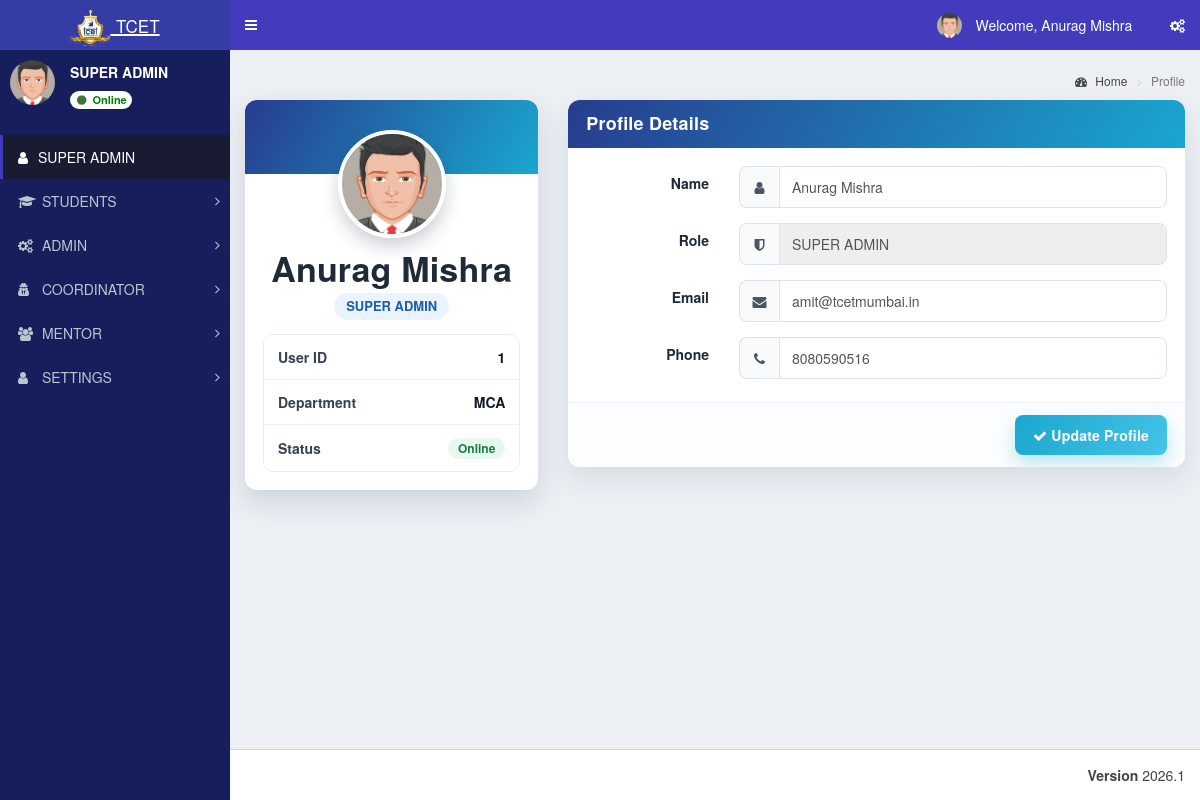
Page /admin/profile.php (signed in) on the committed database.
### tables this page shows
CREATE TABLE `st_role_master` (
  `role_id` int(11) NOT NULL,
  `role_name` varchar(100) NOT NULL
);

CREATE TABLE `st_menu_master` (
  `menu_id` int(11) NOT NULL,
  `menu_name` varchar(100) NOT NULL,
  `menu_icon` varchar(100) NOT NULL DEFAULT 'fa fa-folder'
);

CREATE TABLE `st_login` (
  `login_id` int(11) NOT NULL,
  `username` varchar(200) NOT NULL,
  `password` varchar(255) NOT NULL,
  `user_id` int(11) NOT NULL,
  `created_at` timestamp NOT NULL DEFAULT current_timestamp()
);

CREATE TABLE `st_user_master` (
  `user_id` int(11) NOT NULL,
  `user_name` varchar(150) NOT NULL,
  `email_id` varchar(200) NOT NULL,
  `phone_number` varchar(15) DEFAULT NULL,
  `department_id` int(11) NOT NULL,
  `role_id` int(11) NOT NULL,
  `student_id` int(11) NOT NULL,
  `is_first_login` tinyint(1) DEFAULT 1
);

CREATE TABLE `st_department_master` (
  `department_id` int(11) NOT NULL,
  `department_name` varchar(150) NOT NULL,
  `date` timestamp NOT NULL DEFAULT current_timestamp() ON UPDATE current_timestamp()
);

### database/db_connect.php (called while the page is built, shortened)
<?php
class DBController
{
    public $host = "localhost";
    public $user = "root";
    public $password = "";
    public $database = "tcet_st";
    function __construct()
    {
        $this->conn = $this->connectDB();
    }
    function connectDB()
    {
      $conn = @mysqli_connect($this->host,$this->user,$this->password,$this->database);
      return $conn;
    }
}
?>

### admin/profile.php (the view, shortened to what this page needs)
<?php
include "header/header.php";
$currentUserId = intval($userid ?? 0);
$currentRoleId = intval($usertype ?? 0);
$profileData = array(
  'username' => (string) ($username ?? ''),
  'role_name' => (string) ($role_name ?? ''),
  'email_id' => '',
  'phone_number' => '',
  'department_name' => ''
);
if ($currentUserId > 0 && $currentRoleId > 0) {
    $profileSql = "SELECT l.username, r.role_name, u.user_name, u.email_id, u.phone_number, d.department_name
                   FROM st_login l
                   LEFT JOIN st_user_master u ON u.user_id = l.user_id
                   LEFT JOIN st_role_master r ON r.role_id = u.role_id
                   LEFT JOIN st_department_master d ON d.department_id = u.department_id
                   WHERE l.user_id = ?
                   LIMIT 1";
  $profileStmt = mysqli_prepare($db_handle->conn, $profileSql);
  if ($profileStmt) {
      mysqli_stmt_bind_param($profileStmt, 'i', $currentUserId);
    mysqli_stmt_execute($profileStmt);
    $profileResult = mysqli_stmt_get_result($profileStmt);
    if ($profileResult && ($row = mysqli_fetch_assoc($profileResult))) {
      $displayName = trim((string) ($row['user_name'] ?? ''));
      $profileData['username'] = $displayName;
      $profileData['role_name'] = (string) ($row['role_name'] ?? $profileData['role_name']);
      $profileData['email_id'] = (string) ($row['email_id'] ?? '');
      $profileData['phone_number'] = (string) ($row['phone_number'] ?? '');
      $profileData['department_name'] = (string) ($row['department_name'] ?? '');
    }
  }
}
?>
<div class="content-wrapper">
  <section class="content-header">
    <ol class="breadcrumb">
      <li><a href="index.php"><i class="fa fa-dashboard"></i> Home</a></li>
      <li class="active">Profile</li>
    </ol>
  </section>
  <section class="content" style="margin-top: 20px;">
    <div class="row">
      <div class="col-md-4">
        <div class="box profile-summary-card">
          <div class="box-body box-profile text-center profile-summary-body">
            <img class="profile-avatar" src="dist/img/user2-160x160.jpg" alt="User profile picture">
            <h3 class="profile-display-name text-center"><?php echo htmlspecialchars($profileData['username']); ?></h3>
            <div class="profile-role-pill"><?php echo htmlspecialchars($profileData['role_name']); ?></div>
            <div class="profile-meta-box">
              <div class="profile-meta-row">
                <span class="profile-meta-label">User ID</span>
                <span class="profile-meta-value"><?php echo intval($currentUserId); ?></span>
              </div>
              <div class="profile-meta-row">
                <span class="profile-meta-label">Department</span>
                <span class="profile-meta-value"><?php echo htmlspecialchars($profileData['department_name'] !== '' ? $profileData['department_name'] : 'N/A'); ?></span>
              </div>
              <div class="profile-meta-row">
                <span class="profile-meta-label">Status</span>
                <span class="profile-meta-value"><span class="profile-online-pill">Online</span></span>
              </div>
            </div>
          </div>
        </div>
      </div>
      <div class="col-md-8">
        <div class="box profile-form-card">
          <div class="box-header with-border">
            <h3 class="box-title">Profile Details</h3>
          </div>
          <form class="form-horizontal" method="POST">
            <div class="box-body">
              <div class="form-group">
                <label class="col-sm-3 control-label">Name</label>
                <div class="col-sm-9">
                  <div class="input-group profile-input-group">
                    <span class="input-group-addon"><i class="fa fa-user"></i></span>
                    <input type="text" class="form-control" name="profile_name" value="<?php echo htmlspecialchars($profileData['username']); ?>" required>
                  </div>
                </div>
              </div>
              <div class="form-group">
                <label class="col-sm-3 control-label">Role</label>
                <div class="col-sm-9">
                  <div class="input-group profile-input-group">
                    <span class="input-group-addon"><i class="fa fa-shield"></i></span>
                    <input type="text" class="form-control" value="<?php echo htmlspecialchars($profileData['role_name']); ?>" readonly>
                  </div>
                </div>
              </div>
              <div class="form-group">
                <label class="col-sm-3 control-label">Email</label>
                <div class="col-sm-9">
                  <div class="input-group profile-input-group">
                    <span class="input-group-addon"><i class="fa fa-envelope"></i></span>
                    <input type="email" class="form-control" name="profile_email" value="<?php echo htmlspecialchars($profileData['email_id']); ?>" placeholder="Enter email">
                  </div>
                </div>
              </div>
              <div class="form-group">
                <label class="col-sm-3 control-label">Phone</label>
                <div class="col-sm-9">
                  <div class="input-group profile-input-group">
                    <span class="input-group-addon"><i class="fa fa-phone"></i></span>
                    <input type="text" class="form-control" name="profile_phone" value="<?php echo htmlspecialchars($profileData['phone_number']); ?>" placeholder="Enter phone number">
                  </div>
                </div>
              </div>
            </div>
            <div class="box-footer">
              <button type="submit" class="pull-right profile-save-btn"><i class="fa fa-check"></i> Update Profile</button>
            </div>
          </form>
        </div>
      </div>
    </div>
  </section>
</div>
<?php include "header/footer.php"; ?>

### admin/header/header.php (shortened to what this page needs)
<?php
include_once("../database/db_connect.php");
$db_handle = new DBController();
$sessionLoginId = intval($_SESSION['user_login_id'] ?? $_SESSION['user_session'] ?? 0);
$username = '';
$userid = 0;
$usertype = 0;
$sql = "SELECT l.login_id, l.username, l.user_id, u.role_id, u.user_name, r.role_name
	    FROM st_login l
	    LEFT JOIN st_user_master u ON u.user_id = l.user_id
	    LEFT JOIN st_role_master r ON r.role_id = u.role_id
	    WHERE l.login_id='" . $sessionLoginId . "' LIMIT 1";
$result = mysqli_query($db_handle->conn, $sql);
if ($result && $result->num_rows > 0) {
	$row = $result->fetch_assoc();
	$username = $row['username'];
	$userid = intval($row['user_id']);
	$usertype = intval($row['role_id']);
}
$name = $username;
$profileSql = "SELECT COALESCE(NULLIF(TRIM(u.user_name), ''), l.username) AS user_name
			   FROM st_login l
			   LEFT JOIN st_user_master u ON u.user_id = l.user_id
			   WHERE l.user_id = $userid LIMIT 1";
$profileResult = mysqli_query($db_handle->conn, $profileSql);
if ($profileResult && ($profileRow = mysqli_fetch_assoc($profileResult))) {
	$profileName = trim((string)($profileRow['user_name'] ?? ''));
	if ($profileName !== '') {
		$name = $profileName;
	}
}
$sql = "SELECT role_name FROM st_role_master WHERE role_id = ? LIMIT 1";
$stmt = mysqli_prepare($db_handle->conn, $sql);
if ($stmt) {
	mysqli_stmt_bind_param($stmt, 'i', $usertype);
	mysqli_stmt_execute($stmt);
	$result = mysqli_stmt_get_result($stmt);
	if ($row = mysqli_fetch_assoc($result)) {
		$role_name = $row['role_name'];
	}
}
$dashboardRoute = ($usertype === 5) ? 'student_dashboard.php' : 'index.php';
?>
<!DOCTYPE html>
<html>
<head>
	<link rel="stylesheet" href="bootstrap/css/bootstrap.min.css">
	<link rel="stylesheet" href="https://cdnjs.cloudflare.com/ajax/libs/font-awesome/4.5.0/css/font-awesome.min.css">
	<link rel="stylesheet" href="https://cdnjs.cloudflare.com/ajax/libs/ionicons/2.0.1/css/ionicons.min.css">
	<link rel="stylesheet" href="dist/css/AdminLTE.min.css">
	<link rel="stylesheet" href="dist/css/skins/_all-skins.min.css">
	<link rel="stylesheet" href="plugins/iCheck/flat/blue.css">
	<link rel="stylesheet" href="plugins/morris/morris.css">
	<link rel="stylesheet" href="plugins/jvectormap/jquery-jvectormap-1.2.2.css">
	<link rel="stylesheet" href="plugins/datepicker/datepicker3.css">
	<link rel="stylesheet" href="plugins/daterangepicker/daterangepicker.css">
	<link rel="stylesheet" href="plugins/bootstrap-wysihtml5/bootstrap3-wysihtml5.min.css">
</head>
<body class="hold-transition skin-blue sidebar-mini">
	<div class="wrapper">
		<header class="main-header">
			<a href="<?php echo $dashboardRoute; ?>" class="logo">
				<span class="logo-lg"><img src="images/booklogo.webp" class="py-2" height="40px" /> <small>TCET</small></span>
			</a>
			<nav class="navbar navbar-static-top">
				<a href="#" class="sidebar-toggle" data-toggle="offcanvas" role="button">
				</a>
				<div class="navbar-custom-menu">
					<ul class="nav navbar-nav">
						<li class="dropdown user user-menu">
							<a href="#" class="dropdown-toggle" data-toggle="dropdown">
								<img src="dist/img/user2-160x160.jpg" class="user-image" alt="User Image">
								<span class="hidden-xs">&nbsp;Welcome, <?php echo $name; ?> &nbsp;</span>
							</a>
						</li>
						<li>
							<a href="#" data-toggle="control-sidebar"><i class="fa fa-gears"></i></a>
						</li>
					</ul>
				</div>
			</nav>
		</header>
		<aside class="main-sidebar">
			<section class="sidebar">
				<div class="user-panel">
					<div class="pull-left image">
						<img src="dist/img/user2-160x160.jpg" class="img-circle" alt="User Image">
					</div>
					<div class="pull-left info">
						<p><span><?php echo htmlspecialchars($role_name); ?></span></p>
						<a class="badge" href="#" style="background:white; color: green;">
							<i class="fa fa-circle text-success"></i> Online
						</a>
					</div>
				</div>
				<br />
				<?php include "side_menu.php"; ?>
		</aside>

### admin/header/side_menu.php (shortened to what this page needs)
<?php
function sidebar_has_column($conn, $table, $column)
{
	$escapedColumn = mysqli_real_escape_string($conn, $column);
	$result = mysqli_query($conn, "SHOW COLUMNS FROM $table LIKE '$escapedColumn'");
	$exists = ($result && mysqli_num_rows($result) > 0);
	return $exists;
}
$menuHasIconColumn = sidebar_has_column($db_handle->conn, 'st_menu_master', 'menu_icon');
$subMenuHasIconColumn = sidebar_has_column($db_handle->conn, 'st_sub_menu_master', 'sub_menu_icon');
$subMenuHasRouteColumn = sidebar_has_column($db_handle->conn, 'st_sub_menu_master', 'sub_menu_route');
$menuTree = array();
$menuIconSelect = $menuHasIconColumn
	? "COALESCE(NULLIF(TRIM(m.menu_icon), ''), 'fa fa-folder') AS menu_icon"
	: "'fa fa-folder' AS menu_icon";
$subMenuRouteSelect = $subMenuHasRouteColumn
	? "COALESCE(NULLIF(TRIM(sm.sub_menu_route), ''), '#') AS sub_menu_route"
	: "'#' AS sub_menu_route";
$subMenuIconSelect = $subMenuHasIconColumn
	? "COALESCE(NULLIF(TRIM(sm.sub_menu_icon), ''), 'fa fa-angle-double-right') AS sub_menu_icon"
	: "'fa fa-angle-double-right' AS sub_menu_icon";
$menuSql = "SELECT m.menu_id, m.menu_name, $menuIconSelect
			FROM st_menu_master m
			WHERE (
				EXISTS (
					SELECT 1
					FROM st_menu_allocation_master mar
					WHERE mar.menu_id = m.menu_id
					  AND mar.role_id = ?
					  AND mar.sub_menu_id IS NULL
				)
				OR EXISTS (
					SELECT 1
					FROM st_menu_allocation_master maa
					WHERE maa.menu_id = m.menu_id
					  AND maa.role_id = ?
					  AND maa.sub_menu_id IS NOT NULL
				)
			)
			ORDER BY m.menu_id";
$menuStmt = mysqli_prepare($db_handle->conn, $menuSql);
if ($menuStmt) {
	mysqli_stmt_bind_param($menuStmt, 'ii', $usertype, $usertype);
	mysqli_stmt_execute($menuStmt);
	$menuResult = mysqli_stmt_get_result($menuStmt);
	while ($menuRow = mysqli_fetch_assoc($menuResult)) {
		$menuId = (int) $menuRow['menu_id'];
		$menuTree[$menuId] = array(
			'menu_name' => $menuRow['menu_name'],
			'menu_icon' => $menuRow['menu_icon'],
			'submenus' => array()
		);
		$subSql = "SELECT sm.sub_menu_id, sm.sub_menu_name, $subMenuRouteSelect, $subMenuIconSelect
				   FROM st_sub_menu_master sm
				   WHERE sm.menu_id = ?
				   AND (
					   EXISTS (
						   SELECT 1
						   FROM st_menu_allocation_master mar
						   WHERE mar.sub_menu_id = sm.sub_menu_id
							 AND mar.role_id = ?
					   )
				   )
				   ORDER BY sm.sort_order ASC, sm.sub_menu_id ASC";
		$subStmt = mysqli_prepare($db_handle->conn, $subSql);
		if ($subStmt) {
			mysqli_stmt_bind_param($subStmt, 'ii', $menuId, $usertype);
			mysqli_stmt_execute($subStmt);
			$subResult = mysqli_stmt_get_result($subStmt);
			while ($subRow = mysqli_fetch_assoc($subResult)) {
				$menuTree[$menuId]['submenus'][] = $subRow;
			}
		}
	}
}
?>
<ul class="sidebar-menu" id="sidebar-dynamic-menu">
<li class="active"><a href="index.php"><i class="fa fa-user"></i><span><?php echo htmlspecialchars($role_name); ?></span></a></li>
<?php foreach ($menuTree as $menuId => $menuData) {
	$menuName = trim((string) $menuData['menu_name']);
	$menuIcon = trim((string) $menuData['menu_icon']);
?>
<li class="treeview" data-menu-id="<?php echo $menuId; ?>" id="sidebar-menu-<?php echo $menuId; ?>">
<a href="#">
<i class="<?php echo htmlspecialchars($menuIcon); ?>" aria-hidden="true"></i> <span><?php echo strtoupper(htmlspecialchars($menuName)); ?></span>
<span class="pull-right-container">
<i class="fa fa-angle-right pull-right"></i>
</span>
</a>
</li>
<?php } ?>
</ul>
</section>

### rows in the picture
st_role_master: role_name "SUPER ADMIN"
st_menu_master: menu_name "STUDENTS"
st_menu_master: menu_name "ADMIN"
st_menu_master: menu_name "COORDINATOR"
st_menu_master: menu_name "MENTOR"
st_menu_master: menu_name "SETTINGS"
st_login: st_user_master.user_name "Anurag Mishra", st_role_master.role_name "SUPER ADMIN", user "1", st_department_master.department_name "MCA", profile_name "Anurag Mishra", role_name "SUPER ADMIN", profile_email "amit@tcetmumbai.in", profile_phone "8080590516"

### other values in the picture
$name "Anurag Mishra"
